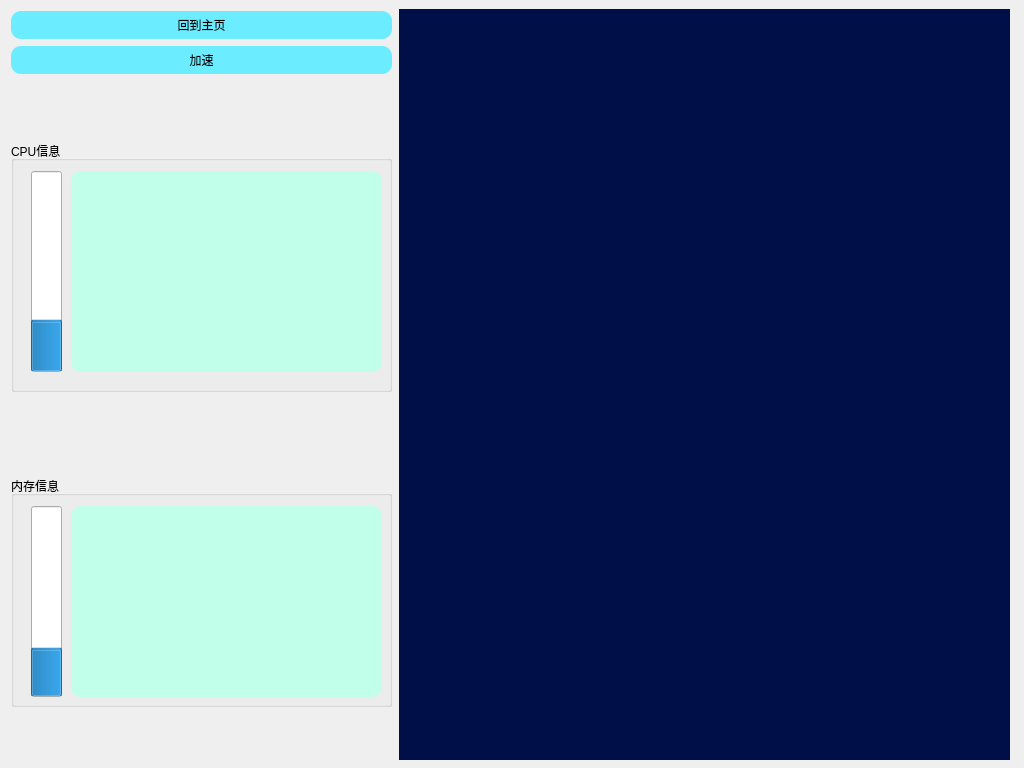
<?xml version="1.0" encoding="UTF-8"?>
<ui version="4.0">
 <class>CPU_MEMORY_Dialog</class>
 <widget class="QDialog" name="CPU_MEMORY_Dialog">
  <property name="geometry">
   <rect>
    <x>0</x>
    <y>0</y>
    <width>1024</width>
    <height>768</height>
   </rect>
  </property>
  <property name="windowTitle">
   <string>Dialog</string>
  </property>
  <property name="styleSheet">
   <string notr="true">QPushButton
{
	border-radius:10px;
	border-width:2px;
	
	background-color: rgb(107, 236, 255);
}

QPushButton:hover{
	
	background-color: rgb(105, 255, 88);
}</string>
  </property>
  <widget class="QPushButton" name="button_CPUMM_return">
   <property name="geometry">
    <rect>
     <x>11</x>
     <y>11</y>
     <width>381</width>
     <height>28</height>
    </rect>
   </property>
   <property name="styleSheet">
    <string notr="true"/>
   </property>
   <property name="text">
    <string>回到主页</string>
   </property>
  </widget>
  <widget class="QWidget" name="widget" native="true">
   <property name="geometry">
    <rect>
     <x>11</x>
     <y>81</y>
     <width>431</width>
     <height>335</height>
    </rect>
   </property>
   <property name="styleSheet">
    <string notr="true">QLabel{
	border-width:2px;
	border-radius:10px;
	background-color: rgb(194, 255, 235);
	font: 14pt &quot;华文行楷&quot;;
}

QLabel:hover{
	
	background-color: rgb(255, 184, 234);
}


</string>
   </property>
   <widget class="QGroupBox" name="groupBox">
    <property name="geometry">
     <rect>
      <x>0</x>
      <y>60</y>
      <width>381</width>
      <height>251</height>
     </rect>
    </property>
    <property name="styleSheet">
     <string notr="true"/>
    </property>
    <property name="title">
     <string>CPU信息</string>
    </property>
    <widget class="QLabel" name="label_cpuUsage">
     <property name="geometry">
      <rect>
       <x>60</x>
       <y>30</y>
       <width>311</width>
       <height>201</height>
      </rect>
     </property>
     <property name="text">
      <string/>
     </property>
    </widget>
    <widget class="QProgressBar" name="progressBar_1">
     <property name="geometry">
      <rect>
       <x>20</x>
       <y>30</y>
       <width>31</width>
       <height>201</height>
      </rect>
     </property>
     <property name="value">
      <number>24</number>
     </property>
     <property name="alignment">
      <set>Qt::AlignBottom|Qt::AlignJustify</set>
     </property>
     <property name="textVisible">
      <bool>true</bool>
     </property>
     <property name="orientation">
      <enum>Qt::Vertical</enum>
     </property>
    </widget>
   </widget>
  </widget>
  <widget class="QWidget" name="widget_2" native="true">
   <property name="geometry">
    <rect>
     <x>11</x>
     <y>426</y>
     <width>391</width>
     <height>331</height>
    </rect>
   </property>
   <property name="styleSheet">
    <string notr="true">QLabel{
	border-width:2px;
	border-radius:10px;
	background-color: rgb(194, 255, 235);
	font: 14pt &quot;华文行楷&quot;;
}

QLabel:hover{
	
	background-color: rgb(255, 184, 234);
}</string>
   </property>
   <widget class="QGroupBox" name="groupBox_2">
    <property name="geometry">
     <rect>
      <x>0</x>
      <y>50</y>
      <width>381</width>
      <height>231</height>
     </rect>
    </property>
    <property name="styleSheet">
     <string notr="true"/>
    </property>
    <property name="title">
     <string>内存信息</string>
    </property>
    <widget class="QLabel" name="label_mmUsage">
     <property name="geometry">
      <rect>
       <x>60</x>
       <y>30</y>
       <width>311</width>
       <height>191</height>
      </rect>
     </property>
     <property name="text">
      <string/>
     </property>
    </widget>
    <widget class="QProgressBar" name="progressBar_2">
     <property name="geometry">
      <rect>
       <x>20</x>
       <y>30</y>
       <width>31</width>
       <height>191</height>
      </rect>
     </property>
     <property name="value">
      <number>24</number>
     </property>
     <property name="alignment">
      <set>Qt::AlignBottom|Qt::AlignJustify</set>
     </property>
     <property name="textVisible">
      <bool>true</bool>
     </property>
     <property name="orientation">
      <enum>Qt::Vertical</enum>
     </property>
    </widget>
   </widget>
  </widget>
  <widget class="QPushButton" name="button_accelerate">
   <property name="geometry">
    <rect>
     <x>11</x>
     <y>46</y>
     <width>381</width>
     <height>28</height>
    </rect>
   </property>
   <property name="text">
    <string>加速</string>
   </property>
  </widget>
  <widget class="QWidget" name="widget_3" native="true">
   <property name="geometry">
    <rect>
     <x>399</x>
     <y>9</y>
     <width>611</width>
     <height>751</height>
    </rect>
   </property>
   <property name="styleSheet">
    <string notr="true">
background-color: rgb(0, 15, 71);</string>
   </property>
   <widget class="QLabel" name="label_rocket">
    <property name="geometry">
     <rect>
      <x>0</x>
      <y>380</y>
      <width>611</width>
      <height>371</height>
     </rect>
    </property>
    <property name="styleSheet">
     <string notr="true"/>
    </property>
    <property name="text">
     <string/>
    </property>
   </widget>
  </widget>
 </widget>
 <resources/>
 <connections/>
</ui>
